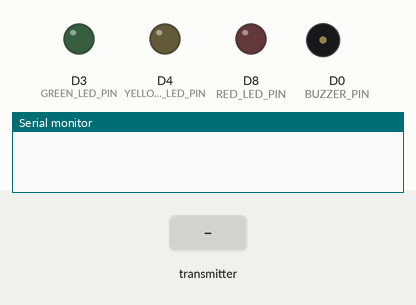
Recording of a sketch running on a simulated ESP8266 (NodeMCU). On the bench: output pins drawn as LEDs (lit = HIGH), buzzer (waves = sounding, pin HIGH), the last lines printed to the serial monitor. Inputs (shaded band) come from the test bench. WiFi joins after 1.5 s; servers stay silent unless stated; no radio packets arrive unless stated.

Above: at 3.0 s.
3.1 s: the transmitter starts sending receivedValue = 0
At 3.5 s:
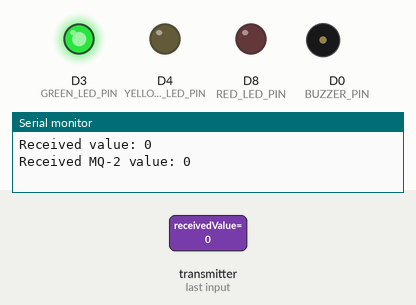
Timing chart, 0 to 6.1 s (numbered marks = the images above; inputs shaded):
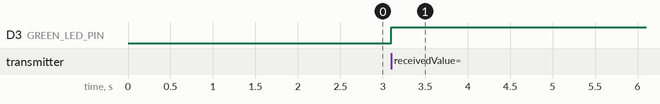

The sketch:

RX_Keseluruhan.ino
```cpp
#define BLYNK_TEMPLATE_ID "TMPL6M3nUbE0Q"
#define BLYNK_TEMPLATE_NAME "TA 2"
#define BLYNK_AUTH_TOKEN "mRG7gbMMkTxXy54oQsehxJNDJymaYa-u"

#include <SPI.h>
#include <nRF24L01.h>
#include <RF24.h>
#include <ESP8266WiFi.h>
#include <BlynkSimpleEsp8266.h>

// Pin definitions for NodeMCU
#define CE_PIN D2
#define CSN_PIN D1
#define GREEN_LED_PIN D3
#define YELLOW_LED_PIN D4
#define RED_LED_PIN D8
#define BUZZER_PIN D0

// Blynk credentials
char auth[] = BLYNK_AUTH_TOKEN;
char ssid[] = "DBU 4G";
char pass[] = "25101966";

// NRF24L01
RF24 radio(CE_PIN, CSN_PIN);
const byte address[6] = "00001";

void setup() {
  Serial.begin(9600);

  // Initialize WiFi and Blynk
  WiFi.begin(ssid, pass);
  Blynk.begin(auth, ssid, pass);

  // Initialize NRF24L01
  radio.begin();
  radio.openReadingPipe(0, address);
  radio.setPALevel(RF24_PA_MIN);
  radio.startListening();

  pinMode(GREEN_LED_PIN, OUTPUT);
  pinMode(YELLOW_LED_PIN, OUTPUT);
  pinMode(RED_LED_PIN, OUTPUT);
  pinMode(BUZZER_PIN, OUTPUT);
}

void loop() {
  Blynk.run();

  if (radio.available()) {
    int receivedValue;
    radio.read(&receivedValue, sizeof(receivedValue));

    Serial.print("Received value: ");
    Serial.println(receivedValue);

    // Assume order of reception: MQ-2, MQ-6, Temperature, Humidity
    static int sensorIndex = 0;
    switch(sensorIndex) {
      case 0: // MQ-2
        Serial.print("Received MQ-2 value: ");
        Serial.println(receivedValue);
        Blynk.virtualWrite(V1, receivedValue); // Kirim nilai MQ-2 ke Blynk Virtual Pin V1
        sensorIndex++;
        // Control LEDs and Buzzer based on MQ-2 value
        if (receivedValue < 25) {
          digitalWrite(GREEN_LED_PIN, HIGH);
          digitalWrite(YELLOW_LED_PIN, LOW);
          digitalWrite(RED_LED_PIN, LOW);
          digitalWrite(BUZZER_PIN, LOW);
        } else if (receivedValue <= 39) {
          digitalWrite(GREEN_LED_PIN, LOW);
          digitalWrite(YELLOW_LED_PIN, HIGH);
          digitalWrite(RED_LED_PIN, LOW);
          digitalWrite(BUZZER_PIN, LOW);
        } else {
          digitalWrite(GREEN_LED_PIN, LOW);
          digitalWrite(YELLOW_LED_PIN, LOW);
          digitalWrite(RED_LED_PIN, HIGH);
          digitalWrite(BUZZER_PIN, HIGH);
        }
        break;
      case 1: // MQ-6
        Serial.print("Received MQ-6 value: ");
        Serial.println(receivedValue);
        Blynk.virtualWrite(V2, receivedValue); // Kirim nilai MQ-6 ke Blynk Virtual Pin V2
        sensorIndex++;
        break;
      case 2: // Temperature
        Serial.print("Received Temperature: ");
        Serial.println(receivedValue);
        Blynk.virtualWrite(V3, receivedValue); // Kirim nilai suhu ke Blynk Virtual Pin V3
        sensorIndex++;
        break;
      case 3: // Humidity
        Serial.print("Received Humidity: ");
        Serial.println(receivedValue);
        Blynk.virtualWrite(V4, receivedValue); // Kirim nilai kelembaban ke Blynk Virtual Pin V4
        sensorIndex = 0; // Reset for next cycle
        break;
    }

    delay(5000); // Jeda 10 detik antara pembacaan data berikutnya
  }
}
```

Measured:
- after the input at 3.1 s, D3 (GREEN_LED_PIN): LOW → HIGH at once
